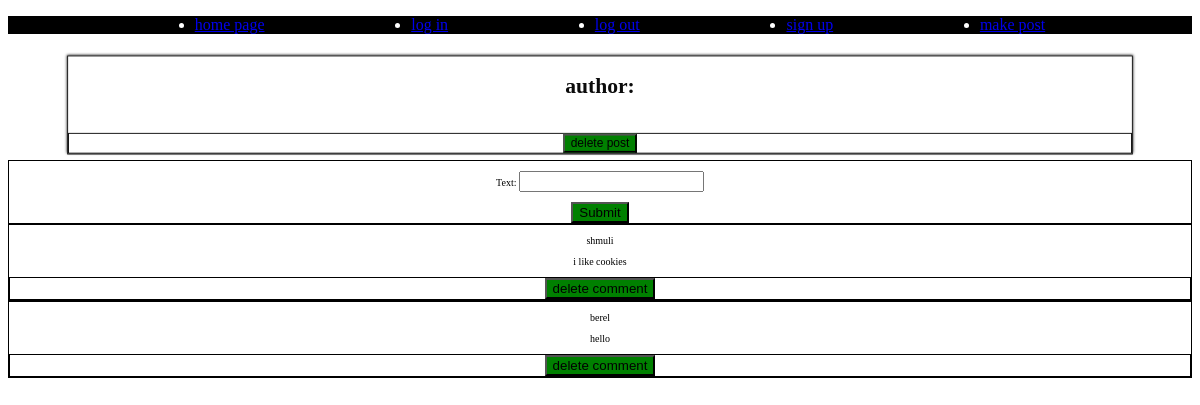
/posts/view_post/1, run on the app's committed database.
### posts/models.py (models this page shows, shortened)
class Comment(models.Model):
    author = models.CharField(max_length=30)
    content = models.CharField(max_length=100)
    on_post = models.IntegerField()

### posts/views.py (the view, shortened to what this page needs)
# urls.py: path('view_post/<int:post_id>', views.view_post, name='view post'),
def view_post(request, post_id):
    logged = request.session.get('logged')
    form = forms.make_comment()
    post =  models.Post.objects.filter(id=post_id).first()
    comments = models.Comment.objects.filter(on_post=post_id)
    return render(request, 'view_post.html', {'post': post, 'comments': comments, 'form': form})

### posts/forms.py
class make_comment(forms.Form):
    text = forms.CharField(widget=forms.TextInput())

### posts/templates/view_post.html (shortened to what this page needs)
{% extends 'base.html' %}
{% block content%}
<div class="post">
    <h2>author: {{post.author|safe}}</h2>
    <br>
    <form action="{% url 'delete post' post_id=post.id %}" method="POST">
        <button type="submit">delete post</button>
    </form>
</div>
<form method="post" action="{% url 'view post' post_id=post.id %}">
    {{ form.as_p }}
    <button type="submit">Submit</button>
</form>
{% for comment in comments %}
<div class="comment">
    <p>{{comment.author|safe}}</p>
    <p>{{comment.content|safe}}</p>
    <form action="{% url 'delete comment' comment_id=comment.id %}" method="POST">
        <button type="submit">delete comment</button>
    </form>
</div>
{% endfor %}
{% endblock %}

### data on the page
Comment: author "shmuli", content "i like cookies"
Comment: author "berel", content "hello"
